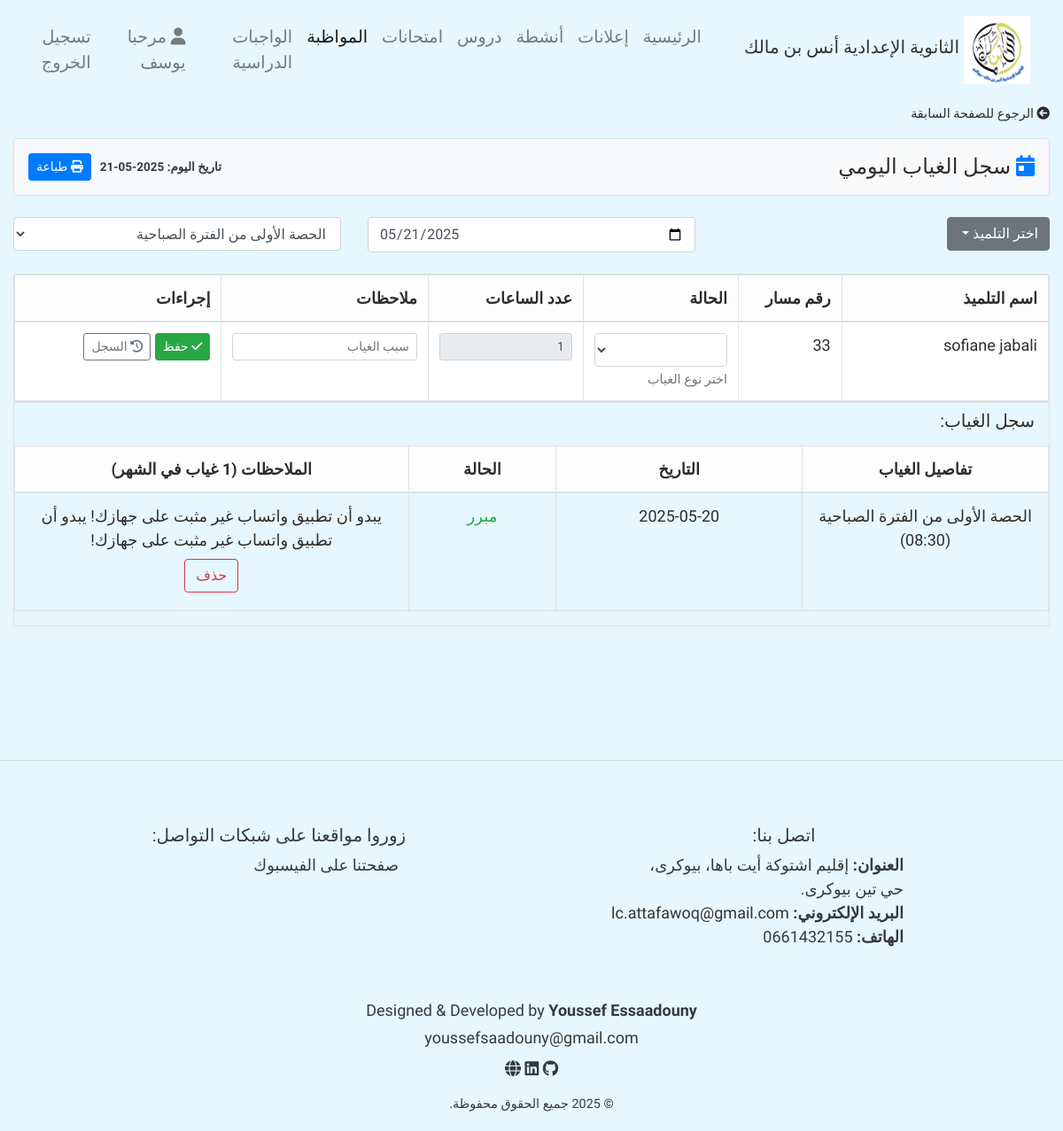
Screenshot of /studentAbsence/23 (signed in) with the database file from the repository.
### home/models.py (models this page shows, shortened)
class UserProfile(models.Model):
    user = models.ForeignKey(User, on_delete = models.CASCADE)
    firstname = models.CharField(max_length = 100)
    lastname = models.CharField(max_length = 100)
    User_Type = models.CharField(max_length = 100, null = True, blank = True)
    email = models.EmailField(null = True, blank=  True)

class Student(models.Model):
    massar_num = models.CharField(max_length = 50, null = True, blank = True)
    first_name = models.CharField(max_length = 50)
    last_name = models.CharField(max_length = 50)
    sections = models.ForeignKey(Section, related_name="students", blank = True, null = True, on_delete = models.SET_NULL)
    number_phone = models.CharField(max_length = 14, default = 0000)
    parentEmail = models.EmailField(null=True)

class Absence(models.Model):
    status_choices = [('مبرر', 'مبرر'), ('غير مبرر', 'غير مبرر')]
    student = models.ForeignKey(Student, on_delete = models.CASCADE)
    notes = models.CharField(max_length=200)
    status = models.CharField(max_length=15, choices=status_choices)
    absenceHours = models.ForeignKey(Hour, on_delete=models.CASCADE)
    section = models.ForeignKey(Section, on_delete=models.CASCADE, null = True, blank=True)
    dateTime = models.DateField(null = True)
    counter = models.PositiveIntegerField()
    class Meta:
        ordering = ['-dateTime']

class Hour(models.Model):
    period_choice = [('الصباحية' , 'الصباحية'),('المسائية', 'المسائية')]
    title = models.CharField(max_length = 20)
    period = models.CharField( max_length = 20 , choices = period_choice)
    hour = models.TimeField()

### home/decorator.py (the view)
        def wrapper_funct(request, *args, **kwargs):
            group = None
            if request.user.groups.exists():
                group = request.user.groups.all()[0].name
            if group and group in allowed_roles:
                return view_func(request, *args, **kwargs)
            else:
                return HttpResponse('أنت غير مؤهل لزيارة هذه الصفحة.')

### home/decorator.py (called while the page is built)
def allowed_user(allowed_roles = []):
    def decorator(view_func):
        def wrapper_funct(request, *args, **kwargs):
            group = None
            if request.user.groups.exists():
                group = request.user.groups.all()[0].name
            if group and group in allowed_roles:
                return view_func(request, *args, **kwargs)
            else:
                return HttpResponse('أنت غير مؤهل لزيارة هذه الصفحة.')
        return wrapper_funct
    return decorator

### templates/pages/attendance/absence/StudentAbsence.html (shortened to what this page needs)
{% extends 'base.html' %}
{% load static %}
{% block content %}
<div class="container-fluid">
      {% if message %}
    <h4>
      {{message}}
    </h4>
      {% else %}
      <div class="mb-3 text-start">
        <a href="{% url 'StudentAttendance' student.id %}" class="text-decoration-none" style="color: inherit; font-size: 0.9rem;">
          <i class="fas fa-arrow-circle-left me-1"></i> الرجوع للصفحة السابقة
        </a>
      </div>
      <div class="row mb-4">
        <div class="col-12">
          <div class="d-flex justify-content-between align-items-center p-3 bg-light border rounded">
              <h4 class="mb-0">
                <i class="fas fa-calendar-day text-primary me-2"></i> سجل الغياب اليومي
              </h4>
              <div>
                <span class="badge  text-dark me-2">تاريخ اليوم: {% now "Y-m-d" %}</span>
                <button class="btn btn-sm btn-primary" onclick="window.print()">
                  <i class="fas fa-print me-1"></i> طباعة
                </button>
              </div>
          </div>
        </div>
      </div>
      <form action="{% url 'studentAbsence' student.id %}" method="post">
          <div class="row mb-3">
            <div class="col-4  mb-2">
              <div class="dropdown">
                <button class="btn btn-secondary dropdown-toggle" type="button" data-toggle="dropdown" aria-expanded="false" id="studentsDropdown">
                  اختر التلميذ
                </button>
              </div>
            </div>
            <div class="col-md-4 mb-2">
              <input name="date" type="date" class="form-control" value="{% now 'Y-m-d' %}">
            </div>
            <div class="col-md-4 mb-2">
                <select name="time" class="form-control" id="">
                  {% for s in session %}
                  <option value="{{ s.id }}">{{s.title}} من الفترة {{s.period}}</option>
                  {% endfor %}
                </select>
                    </div>
          </div>
          <div class="row">
            <div class="col-12">
              <div class="card shadow-sm">
                <div class="card-body p-0">
                  <div style="overflow-x: auto; width: 100%;">
                    <table class="table table-hover table-bordered mb-0" style="width: auto; min-width: 100%;">
                      <thead class="table-light">
                        <tr>
                          <th width="20%">اسم التلميذ</th>
                          <th width="10%">رقم مسار</th>
                          <th width="15%">الحالة</th>
                          <th width="15%">عدد الساعات</th>
                          <th width="20%">ملاحظات</th>
                          <th width="20%">إجراءات</th>
                        </tr>
                      </thead>
                      <tbody>
                        <tr>
                          <td width="20%">{{student.first_name}} {{student.last_name}}</td>
                          <td width="10%">{{student.massar_num}}</td>
                          <td width="15%">
                            <select class="form-select form-control form-select-sm" required aria-describedby="statusHelp" name="status">
                              <option value="" selected></option>
                              <option value="مبرر"  >  غياب بعذر</option>
                            </select>
                            <small id="statusHelp" class="form-text text-muted">اختر نوع الغياب</small>
                          </td>
                          <td width="15%">
                            <input type="number" readonly value="1" class="form-control form-control-sm" name="absenceHours">
                          </td>
                          <td width="20%">
                            <input type="text" required class="form-control form-control-sm" name="notes" placeholder="سبب الغياب">
                          </td>
                          <td style="white-space: nowrap;" width="20%">
                            <button type="submit" class="btn btn-sm btn-success me-1">
                              <i class="fas fa-check"></i> حفظ
                            </button>
                            <a href="{% url 'studentTotalAbsence' student.id  %}" id="history" style="text-decoration: none;"  class="btn btn-sm btn-outline-secondary ">
                              <i class="fas fa-history"></i>  السجل
                            </a>
                          </td>
                        </tr>
                      </tbody>
                    </table>
                  </div>
                </div>
              </div>
            </div>
          </div>
      </form>
      <div class="table-responsive border" style="max-height: 600px; overflow-y: auto;">
        <h5 class="mx-3 my-2">سجل الغياب:</h5>
        {% if monthlyAbsence %}
        <table class="table table-hover table-bordered my-3" style="table-layout: fixed; width: 100%;">
          <thead class="table-light justify-content-center" style="position: sticky; top: 0; z-index: 1;">
            <tr  >
              <th style="width: 25%; text-align:center">تفاصيل الغياب</th>
              <th style="width: 25%; text-align:center">التاريخ</th>
              <th style="width: 15%; text-align:center">الحالة</th>
              <th style="width: 40%; text-align:center">الملاحظات ({{monthlyAbsenceCount}} غياب في الشهر) </th>
            </tr>
          </thead>
          <tbody>
              {% for a in monthlyAbsence %}
              <tr >
                <td style="word-wrap: break-word;text-align:center">{{a.absenceHours.title}} من الفترة {{a.absenceHours.period}} ({{a.absenceHours.hour|date:"H:i"}})</td>
                <td style="white-space: nowrap;text-align:center">{{a.dateTime|date:"Y-m-d"}}</td>
                  <td style="text-align:center" class="{% if a.status == 'مبرر' %}text-success{% else %}text-danger{% endif %}">{{a.status}}</td>
                <td style="text-align:center; word-wrap: break-word; max-width: 0; overflow: hidden; text-overflow: ellipsis;" title="{{a.notes}}">
                  {{a.notes}}
                  <br>
                  <a href="{% url 'Delete' a.id %}"  class="btn btn-outline-danger my-2 " onclick="return confirm('هل أنت متأكد من الحذف؟');">حذف</a>
                </td>
              </tr>
              {% endfor %}
            </tbody>
          </table>
          {% else %}
            <center>
              <p class="m-3">
              لا يوجد أي غياب لعرضه
              </p
            </center>
          {% endif %}
      </div>
  {% endif %}
</div>
{% endblock %}

### templates/parts/navbar.html (shortened to what this page needs)
 {% load static %}
 <nav class="navbar navbar-expand-lg navbar-light " style="font-size:medium; font-weight:normal" dir="rtl">
        <a href="/" class="navbar-brand text-center d-flex align-items-center">
            <img src="{% static 'photos/aim.jpg' %}" alt="شعار الثانوية الإعدادية أنس بن مالك ">
            <h5>الثانوية الإعدادية أنس بن مالك </h5>
        </a>
        <div id="navbarContent" class="collapse navbar-collapse justify-content-center">
            <ul class="navbar-nav" style="border-radius:2px; color:#f8f9fa">
                <li class="nav-item {% if request.path == '/' %} active {% endif %} "><a href="/" class="nav-link">  الرئيسية</a></li>
                <li class="nav-item {% if request.resolver_match.url_name == 'announce' or request.resolver_match.url_name == 'add_announce' %} active {% endif %}"><a href="{% url 'announce' %}" class="nav-link">إعلانات</a></li>
                <li class="nav-item {% if request.resolver_match.url_name == 'ShowActivities' or request.resolver_match.url_name == 'add_activity' %} active {% endif %}"><a href="{% url 'ShowActivities' %}" class="nav-link">أنشطة</a></li>
                <li class="nav-item   "><a href=" {% if 'admin' in request.user.groups.all|join:',' or 'teacher' in request.user.groups.all|join:',' or 'general_surveillance' in request.user.groups.all|join:','  %} {% url 'UserCourseList' %} {% else %} {% url 'course_res' %} {% endif %} " class="nav-link">دروس</a></li>
                <li class="nav-item "><a href="{% url 'exams' %}" class="nav-link">امتحانات</a></li>
                {% if 'admin' in request.user.groups.all|join:", " or 'general_surveillance' in request.user.groups.all|join:", " %}
                <li class="nav-item {% if request.path == '/classes/' or request.path == '/ClassStudents/' or request.resolver_match.url_name == 'studentTotalAbsence' or request.resolver_match.url_name == 'studentAbsence' or request.resolver_match.url_name == 'StudentAttendance' or request.resolver_match.url_name == 'ClassStudents' or request.resolver_match.url_name == 'add_reports' or request.resolver_match.url_name == 'studentTotalreports' %} active {% endif %}"><a href="{% url 'classes' %}" class="nav-link seasonsDropdown"> المواظبة </a></li>
                {% endif %}
                {% if 'admin' in request.user.groups.all|join:", " or 'teacher' in request.user.groups.all|join:", "  or 'student' in request.user.groups.all|join:", " %}
                <li class="nav-item "><a href=" {% if 'student' in request.user.groups.all|join:',' %} {% url 'homeWork' %} {% else %} {% url 'UserHomeWorkList' %} {% endif %} " class="nav-link seasonsDropdown"> الواجبات الدراسية</a></li>
                {% endif %}
                {% url 'password_change' as p %}
                {% url 'password_change_done' as d %}
                <li class="nav-item mx-2 {% if request.path == '/UserInfo/' %} active {% endif %}"><a href="{% url 'UserInfo' %}" class="nav-link user" >{% if request.path != p and request.path != d %} <i class="fas fa-user "></i>  مرحبا  {{user_info.firstname}} {% endif %}</a></li>
                <li class="nav-item "><a href="{% url 'signout' %}" class="nav-link out"> تسجيل الخروج  </a></li>
            </ul>
        </div>
    </nav>

### LC_tassegdelt/static/css/style.css (style rules this page uses)
body { background: #e6f7ff; color: #2f2d2d; position: relative; font-size: large; font-family: 'Tajawal' , 'Gupter', 'Marhey', sans-serif; direction: rtl; text-align: right; }
.navbar-brand { display: flex; align-items: center; justify-content: center; }
.navbar-brand img { max-width: 75px; margin: 5px; border-radius: 2px; }
.navbar-brand h5 { color: #333333; font-family: 'Reem Kufi Fun'; }
.nav-link, .nav-link:visited { font-size: larger; color: #f8f9fa; }
.nav-item { font-family: 'Reem Kufi Fun'; }
@media (min-width: 576px) { .navbar-brand { flex-direction: row; } }
@media (min-width: 576px) { .navbar-brand img { max-width: 75px; margin: 5px; } }

### rows the page displays
UserProfile: firstname "يوسف"
Student: first_name "sofiane", last_name "jabali", massar_num "33"
Absence: absenceHours "الحصة الأولى", absenceHours.period "الصباحية", absenceHours.hour "08:30", dateTime "2025-05-20", status "مبرر", notes "يبدو أن تطبيق واتساب غير مثبت على جهازك! يبدو أن تطبيق واتساب غير مثبت على جهازك!"

### other values shown
{{ monthlyAbsenceCount }} "1"
form field time "الحصة الأولى من الفترة الصباحية"
